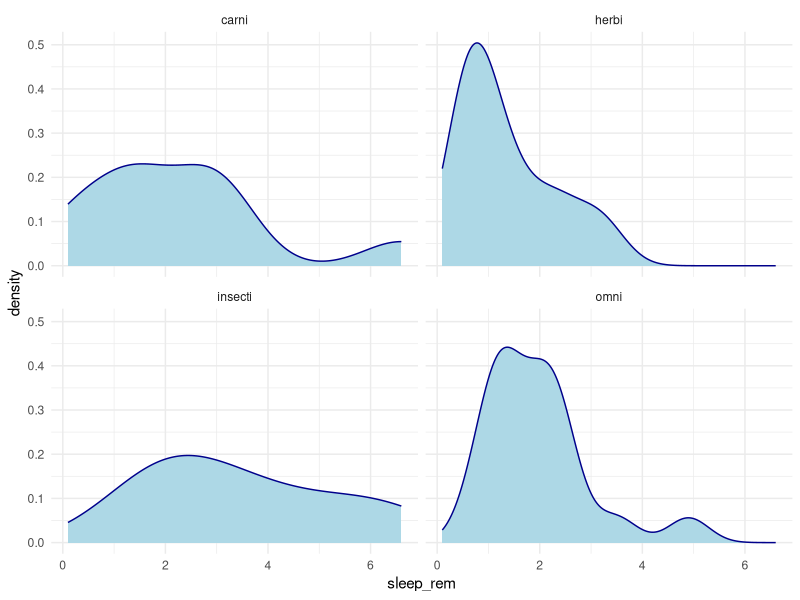

Write R code to recreate this figure.
# R Programming 101
# Statistics with R programming
# 03 - ANOVA using R programming
# https://www.youtube.com/watch?v=0EA5aPQpqYY&list=PLtL57Fdbwb_B5v9p9vGVjdjrvWZL7peTy&index=3
# 2026-01-06

# Load packages ----

library(tidyverse)

theme_set(theme_minimal())

# Prepare data ----

View(msleep)

my_data <- msleep |> 
  select(vore, sleep_rem) |> 
  drop_na()

my_data |> 
  ggplot(aes(x = sleep_rem)) +
  geom_density(fill = "lightblue", colour = "darkblue") +
  facet_wrap(~vore)

# Analysis of variance ----

# Is the average REM-sleep the same across eating habits?
# Null hypothesis: there is no difference.

mod1 <- aov(sleep_rem ~ vore, data = my_data)

summary(mod1)

# p-value = 0.0105 -> reject H0.

my_data |> 
  rstatix::anova_test(sleep_rem ~ vore, detailed = T)
